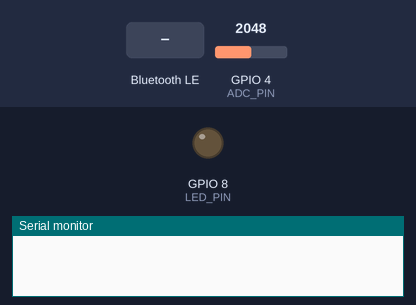
This sketch was run on a simulated ESP32-C3. Parts: output pins drawn as LEDs (lit = HIGH), the last lines printed to the serial monitor. Inputs (shaded band) come from the test bench; at power-on: GPIO 4 (ADC_PIN) = 2048. Nothing arrives over Bluetooth unless stated; a phone connects over Bluetooth LE 3 s after start.

Above: at 1.2 s.
1.3 s: Bluetooth LE write "ON" received
At 2.3 s:
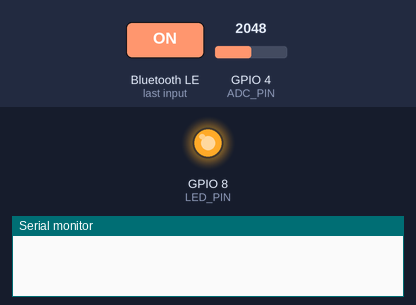
2.8 s: Bluetooth LE write "OFF" received
At 3.5 s:
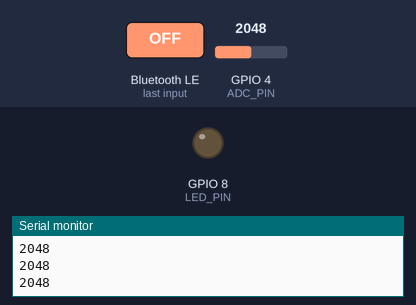
Timing chart, 0 to 5.8 s (numbered marks = the images above; inputs shaded):
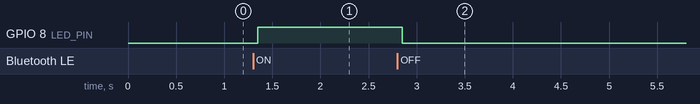

The sketch:

sketch_to_way_communication_bluetooth.ino
```cpp
#include <BLEDevice.h>
#include <BLEServer.h>
#include <BLEUtils.h>
#include <BLE2902.h>

#define LED_PIN 8
#define ADC_PIN 4

BLECharacteristic *pCharacteristic;

bool deviceConnected = false;

#define SERVICE_UUID        "12345678-1234-1234-1234-123456789abc"
#define CHARACTERISTIC_UUID "12345678-1234-1234-1234-123456789abd"

class MyServerCallbacks : public BLEServerCallbacks {
  void onConnect(BLEServer *pServer) {
    deviceConnected = true;
  }

  void onDisconnect(BLEServer *pServer) {
    deviceConnected = false;
    BLEDevice::startAdvertising();
  }
};

class MyCallbacks : public BLECharacteristicCallbacks {
  void onWrite(BLECharacteristic *pCharacteristic) {
    String command = pCharacteristic->getValue().c_str();

    if (command == "ON") {
      digitalWrite(LED_PIN, HIGH);
    }

    if (command == "OFF") {
      digitalWrite(LED_PIN, LOW);
    }
  }
};

void setup() {
  Serial.begin(115200);

  pinMode(LED_PIN, OUTPUT);
  pinMode(ADC_PIN, INPUT);

  BLEDevice::init("ESP32-C3");

  BLEServer *pServer = BLEDevice::createServer();
  pServer->setCallbacks(new MyServerCallbacks());

  BLEService *pService =
    pServer->createService(SERVICE_UUID);

  pCharacteristic = pService->createCharacteristic(
    CHARACTERISTIC_UUID,
    BLECharacteristic::PROPERTY_READ |
    BLECharacteristic::PROPERTY_WRITE |
    BLECharacteristic::PROPERTY_NOTIFY
  );

  pCharacteristic->addDescriptor(new BLE2902());
  pCharacteristic->setCallbacks(new MyCallbacks());

  pService->start();

  BLEDevice::startAdvertising();
}

void loop() {
  if (deviceConnected) {
    int adcValue = analogRead(ADC_PIN);

    char buffer[10];
    sprintf(buffer, "%d", adcValue);

    pCharacteristic->setValue(buffer);
    pCharacteristic->notify();

    Serial.println(adcValue);

    delay(100);
  }
}
```

Measured:
- after the input at 1.3 s, GPIO 8 (LED_PIN): LOW → HIGH after 0.05 s
- after the input at 2.8 s, GPIO 8 (LED_PIN): HIGH → LOW after 0.05 s
